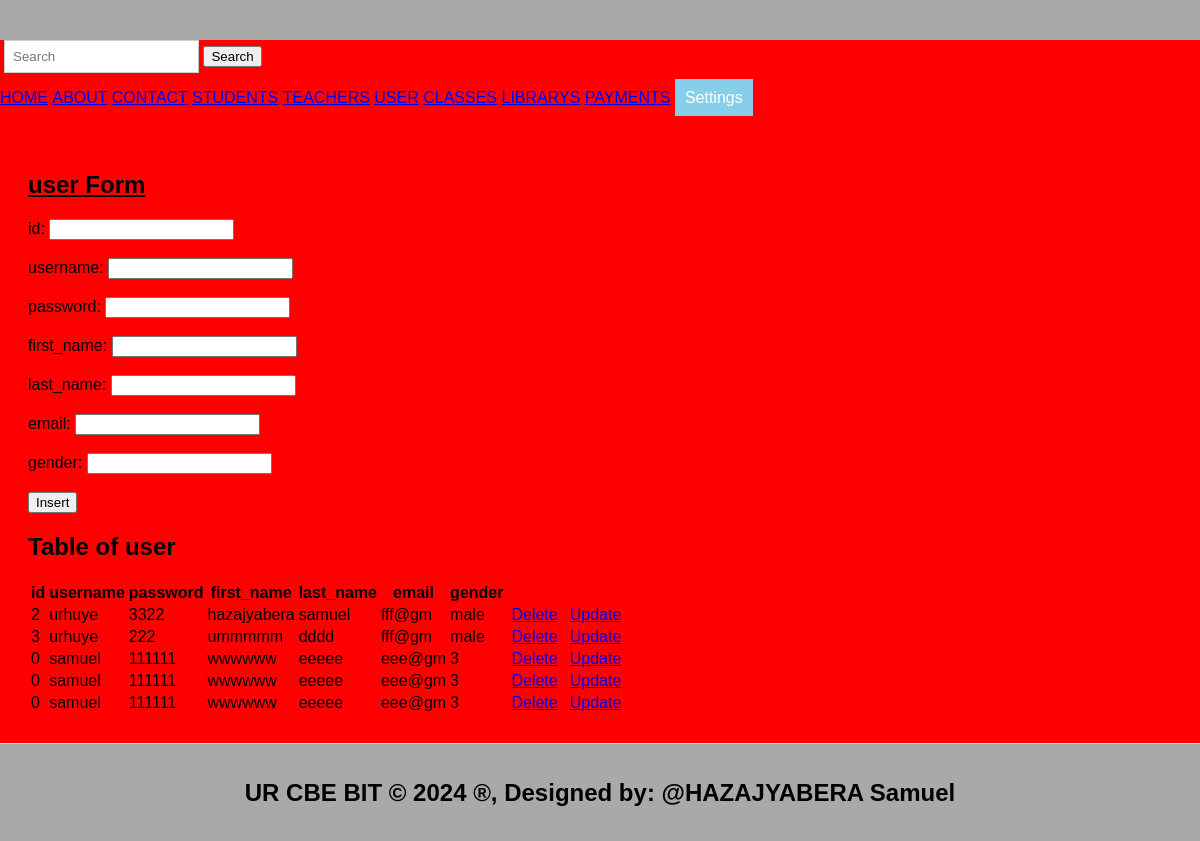
Screenshot of /user.php with the database file from the repository.
### tables this page shows
CREATE TABLE `user` (
  `id` int(11) NOT NULL,
  `username` varchar(50) NOT NULL,
  `password` varchar(255) NOT NULL,
  `first_name` varchar(50) NOT NULL,
  `last_name` varchar(50) NOT NULL,
  `email` varchar(6) NOT NULL,
  `gender` varchar(7) NOT NULL
);

### user.php (the view, shortened to what this page needs)
 <!DOCTYPE html>
<html>
<head>
</head>
<body>
</body>
</html> <!DOCTYPE html>
<html lang="en">
<head>
  <link rel="stylesheet" type="text/css" href="style.css" title="style 1" media="screen, tv, projection, handheld, print"/>
</head>
<body>
  <header>
  </header>
<body><body bgcolor="gray">
  <form class="forms" role="search" action="search.php">
    <input class="form-control" type="text" placeholder="Search" aria-label="Search">
    <button class="searchbtn" type="submit">Search</button>
  </form>
  <ul style="list-style-type: none; padding: 0;">
    <li style="display: inline; "><a href="./home.html">HOME</a>
  </li>
    <li style="display: inline; "><a href="./about us.html">ABOUT</a>
  </li>
    <li style="display: inline; "><a href="./contact.html">CONTACT</a>
  </li>
    <li style="display: inline; "><a href="./student.html">STUDENTS</a>
  </li>
    <li style="display: inline; "><a href="./teacher.html">TEACHERS</a>
  </li>
    <li style="display: inline; "><a href="./course.html">USER</a>
  </li>
    <li style="display: inline; "><a href="./class.html">CLASSES</a>
  </li>
    <li style="display: inline; "><a href="./olibrary.html">LIBRARYS</a>
  </li>
    <li style="display: inline; "><a href="./pyment.html">PAYMENTS</a>
  </li>
    <li class="dropdown" style="display: inline; margin-right: 10px;">
      <a href="#" style="padding: 10px; color: white; background-color: skyblue; text-decoration: none; margin-right: 15px;">Settings</a>
    </li>
  </ul>
  <section>
    <h1><u> user Form </u></h1>
    <form method="post">
        <label for="id">id:</label>
        <input type="text" id=" Course_id" name=" Course_id"><br><br>
        <label for="username">username:</label>
        <input type="text" id="username" name="username" required><br><br>
        <label for="password">password:</label>
        <input type="number" id="password" name="password" required><br><br>
        <label for="Credit">first_name:</label>
        <input type="text" id="first_name" name=first_name required><br><br>
        <label for="last_name">last_name:</label>
        <input type="text" id="last_name" name=Department required><br><br>
        <label for="email">email:</label>
        <input type="gender" id="email" name=email required><br><br>
        <label for="text">gender:</label>
        <input type="text" id="gender" name=email required><br><br>
        <input type="submit" name="add" value="Insert">
    </form>
<?php
$host = "localhost";
$user = "samuel";
$pass = "222003581";
$database = "hazajyabera_samuel_222003581";
$connection = new mysqli($host, $user, $pass, $database);
    $sql = "SELECT * FROM user";
    $result = $connection->query($sql);
    ?>
<h2>Table of user</h2>
    <table id="dataTable">
        <tr>
            <th>id</th>
            <th>username</th>
            <th>password</th>
            <th>first_name</th>
            <th>last_name</th>
            <th>email</th>
            <th>gender</th>
        </tr>
        <?php
        if ($result->num_rows > 0) {
            while ($row = $result->fetch_assoc()) {
                echo "<tr><td>" .$row["id"] . "</td>
                          <td>" .$row["username"] . "</td>
                          <td>" .$row["password"] . "</td>
                          <td>" .$row["first_name"] . "</td>
                          <td>" .$row["last_name"] . "</td>
                          <td>" .$row["email"] . "</td>
                          <td>" .$row["gender"] . "</td>
                           <td><a style='padding:4px' href='delete_user.php?id=" . $row["id"] . "'>Delete</a></td>
                    <td><a style='padding:4px' href='update_user.php?id=" . $row["id"] . "'>Update</a></td>
                </tr>";
            }
        } else {
            echo "<tr><td colspan='4'>No data found</td></tr>";
        }
        ?>
    </table>
  </section>
  <footer>
    <center>
      <b><h2>UR CBE BIT &copy; 2024 &reg;, Designed by: @HAZAJYABERA Samuel</h2></b>
    </center>
  </footer>
</body>
</html>

### style.css (style rules this page uses)
body { font-family: Arial, sans-serif; margin: 0; padding: 0; }
.form-control { padding: 8px; margin-left: 4px; border: 1px solid #ccc; }
.dropdown { position: relative; display: inline; margin-right: 10px; }
body { font-family: Arial,sans-serif; margin:0; padding:0; }
header { background-color:darkgray; padding: 20px; }
.dropdown { position: right; display:right; direction:rtl; }
section { padding:28px; border-bottom: 1px solid #ddd; }
footer { text-align: center; padding: 15px; background-color:darkgray; }

### rows the page displays
user: id "2", username "urhuye", password "3322", first_name "hazajyabera", last_name "samuel", email "fff@gm", gender "male"
user: id "3", username "urhuye", password "222", first_name "ummmmm", last_name "dddd", email "fff@gm", gender "male"
user: id "0", username "samuel", password "111111", first_name "wwwwww", last_name "eeeee", email "eee@gm", gender "3"
user: id "0", username "samuel", password "111111", first_name "wwwwww", last_name "eeeee", email "eee@gm", gender "3"
user: id "0", username "samuel", password "111111", first_name "wwwwww", last_name "eeeee", email "eee@gm", gender "3"
